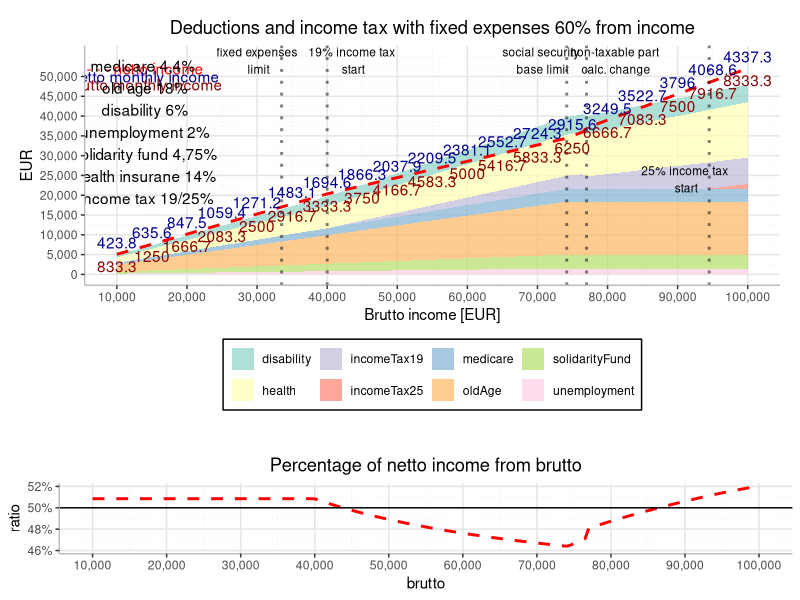

This chart was generated by the following R code:

library(ggplot2)
library(tidyr)
library(dplyr)
library(RColorBrewer)
library(scales)
library(gridExtra)

calculate_netto <- function(income, term){
  
 income <-  income
 incomeMonthly <- income/12
 health_soc_base <- income
 soc_upper <- ifelse(health_soc_base/12 <= 6181, health_soc_base, 6181 * 12) # upper base limit
 term <- term
 
 medicare <- 0.044 * soc_upper
 oldAge <- 0.18 * soc_upper
 disability <- 0.06 * soc_upper
 unemployment <- 0.02 * soc_upper
 solidarityFund <- 0.0475 * soc_upper
 socAll <- medicare + oldAge + disability + unemployment + solidarityFund
 soc <- c(medicare, oldAge, disability, unemployment, solidarityFund)
 
 health <- 0.14 * health_soc_base
 
 fixedExpenses <- 0.6 * income
 fixedExpenses_cond <- fixedExpenses < 20000
 fixedExpenses <- ifelse(fixedExpenses_cond, fixedExpenses, 20000)
 
 taxBase1 <- income - fixedExpenses - sum(soc) - health
 taxBase1 <- ifelse(taxBase1 <= 0, 0, taxBase1)
 nonTaxable <- ifelse(taxBase1/term <= 1650.75, 316.94, 8755.578 - (taxBase1/4))
 nonTaxable <- ifelse(nonTaxable <= 0, 0, nonTaxable)
 taxBase <- taxBase1 - nonTaxable
 taxBase <- ifelse(taxBase <= 0, 0, taxBase)
 
 incomeTax19 <- ifelse(taxBase <= 35022.31, 0.19 * taxBase, 0.19 * 35022.31)
 incomeTax25 <- ifelse(taxBase > 35022.31, 0.25 * (taxBase - 35022.31), 0)
 #incomeTax <- incomeTax19 + incomeTax25
 
 netto <- income - sum(soc) - health - incomeTax19 - incomeTax25
 nettoMonthly <- netto/term
 
 result <- c(income, incomeMonthly, term, medicare, oldAge, disability, unemployment, solidarityFund, socAll, health,
                fixedExpenses, incomeTax19, incomeTax25, netto, nettoMonthly)
 
 
 
 return(result)
 
  
}

main <- function(){
  
 brutto <- seq(10000, 100000, 500)
 term <- 12
 toPlot <- sapply(brutto, calculate_netto, term = term)
 toPlot <- as.data.frame(t(toPlot))
 colnames(toPlot) <-c('brutto', 'bruttoMonthly', 'term', 'medicare', 'oldAge', 'disability', 
                      'unemployment', 'solidarityFund', 'socAll', 'health', 'fixedExpenses',
                      'incomeTax19', 'incomeTax25', 'netto', 'nettoMonthly')
 
 annotations <- toPlot[seq(1,181, 10), c('netto', 'nettoMonthly', 'brutto', 'bruttoMonthly')]

 incomeTax19_min <- min(toPlot[toPlot$incomeTax19 > 0, ,]$brutto)
 incomeTax25_min <- min(toPlot[toPlot$incomeTax25 > 0, ,]$brutto)
 fixedExpenses_upperLimit <- min(toPlot[toPlot$fixedExpenses == 20000,]$brutto)

 socBase_upperLimit <- 6181 * 12
 nonTaxable_change <- 77000
 
 v_lines <- c(incomeTax19_min, incomeTax25_min, fixedExpenses_upperLimit, socBase_upperLimit, nonTaxable_change)

 toPlot1 <- gather(toPlot, deduction, value, c(-brutto, -netto))

 finalPlot1 <- ggplot() + 
   geom_area(aes(fill = deduction, x = brutto, y = value), 
             data = toPlot1[!(toPlot1$deduction %in% c('taxBase', 'taxBase1', 'term', 'nettoMonthly', 'fixedExpenses', 'bruttoMonthly', 'socAll')),], 
             position = 'stack', 
             alpha = 0.7) + 
   geom_line(aes(x = brutto, y = netto), 
             data = toPlot1, 
             color = 'red', 
             linetype = 2, 
             size = 1) +
   geom_vline(xintercept = v_lines, linetype = 'dotted', size = 1, alpha = 0.5) +
   theme(panel.background = element_rect(fill =NA),
         panel.grid.major = element_line(colour = '#e5e5e5'),
         axis.line = element_line(colour = '#BDBDBD'), 
         legend.background = element_rect(colour = "black"), 
         panel.grid.minor = element_line(linetype = 'dotted', colour = '#e5e5e5'), 
         legend.position = 'bottom', 
         legend.title = element_blank(),
         plot.title = element_text(hjust = 0.5),
         plot.margin = unit(c(1,1,2,1), 'lines')) + 
   ggtitle('Deductions and income tax with fixed expenses 60% from income') + 
   ylab('EUR') + 
   xlab('Brutto income [EUR]') + 
   scale_fill_brewer(palette = 'Set3') + 
   scale_y_continuous(breaks = seq(0, 50000, 5000), labels = comma) + 
   scale_x_continuous(breaks = seq(0, 100000, 10000), labels = comma) +
   annotate('text', x = annotations$brutto, 
            y = annotations$netto + 3000, 
            label = round(annotations$nettoMonthly, 1), 
            colour = 'darkblue')  +
   annotate('text', x = annotations$brutto, 
            y = annotations$netto - 3000, 
            label = round(annotations$bruttoMonthly, 1), 
            colour = 'darkred') +
   annotate('text', x = 14000, y = 52000, label = '- - - netto income', colour = 'red') +
   annotate('text', x = 14000, y = 50000, label = 'netto monthly income', colour = 'darkblue') +
   annotate('text', x = 14000, y = 48000, label = 'brutto monthly income', colour = 'darkred') +
   annotate('text', x = 14000, y = 36000, label = 'medicare 4,4% \n old age 18% \n disability 6% \n unemployment 2% \n solidarity fund 4,75% \n health insurane 14% \n income tax 19/25%') +
   annotate('text', x = 30000, y = 54000, label = 'fixed expenses\n limit', size = 3) +
   annotate('text', x = 43500, y = 54000, label = '19% income tax\n start', size = 3) +
   annotate('text', x = 70500, y = 54000, label = 'social security\n base limit', size = 3) +
   annotate('text', x = 81000, y = 54000, label = 'non-taxable part\n calc. change', size = 3) +
   annotate('text', x = 91000, y = 24000, label = '25% income tax\n start', size = 3) 
 
 toPlot2 <- toPlot %>%
   mutate(ratio = netto/brutto)
 
 finalPlot2 <- ggplot(aes(x = brutto, y = ratio), data = toPlot2) +
   geom_line(color = 'red', linetype = 2, size = 1)+
   theme(panel.background = element_rect(fill =NA),
         panel.grid.major = element_line(colour = '#e5e5e5'),
         axis.line = element_line(colour = '#BDBDBD'), 
         legend.background = element_rect(colour = "black"), 
         panel.grid.minor = element_line(linetype = 'dotted', colour = '#e5e5e5'), 
         legend.position = 'bottom', 
         legend.title = element_blank(),
         plot.title = element_text(hjust = 0.5)) +
   ggtitle('Percentage of netto income from brutto') +
   geom_hline(yintercept = 0.5) + 
   scale_x_continuous(breaks = seq(0, 100000, 10000), labels = comma) + 
   scale_y_continuous(limits = c(0.46, 0.52), labels = percent)
 
 plots <- grid.arrange(finalPlot1, finalPlot2, nrow = 4, ncol = 1,
                       layout_matrix = matrix(c(1, 1, 1, 2)))
 
 print(plots)

return(toPlot)
  
}

main()